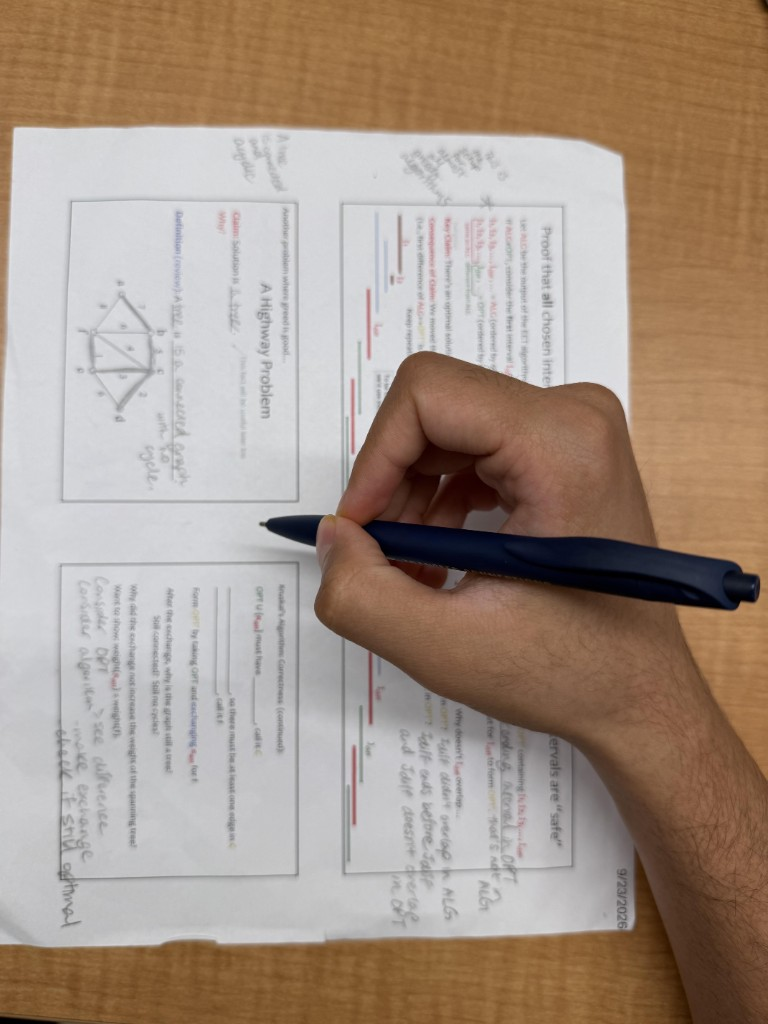
#> input picture data/pen_reference.jpg, 768 x 1024 px
$ python -i tracker.py   (imports and definitions only)   (older library calls are emulated)
#> lines starting #> are read from the running program, lines starting #| are printed output that depends on the picture
"""
PenTracker: overhead camera -> pen-tip PenState in PAGE-NORMALIZED coordinates.  Owner: Dev 2.
Contract: src.tracker.PenTracker(clock) with start / stop / read / snapshot (see contracts.Tracker).

    python -m src.tracker            # ONE command: finds the page, then tracks the pen tip / fingertip

What happens on start (no keys, no clicks):
  1. CALIBRATE: the tracker looks for the white page; once it has held still for 1.5 s the
     4 corners lock (saved to data/page_calibration.json) and that view of the empty scene
     becomes the background for tip detection. If the page can't be found within
     STARTUP_CALIB_S, the saved calibration is used.
  2. TRACK: src.hand_tip.TipDetector separates the pen from the hand (skin colour vs our pen's
     colours from data/pen_profile.json, made once with tools/capture_pen.py), picks the writing
     end (LiDAR depth when streaming from Record3D, else how the hand holds the pen) and follows
     the line to the nib. No pen in hand -> the fingertip. If a pen marker colour was tuned
     (tools/tune_marker.py -> data/marker_hsv.json) and the marker is visible, it is used instead.
  3. OFF THE PAGE: positions outside 0..1 are reported as-is (left of the page: x < 0, ...);
     guidance.page_side() names the side and the spoken cue says so.

Optional tools: tools/camera_check.py (camera / FPS), tools/calibrate_page.py (calibration window),
tools/tune_marker.py (marker colour), python -m src.prescan (answer boxes -> data/layout.json).

Threads: the camera grab thread keeps only the newest frame; the tracker thread processes every
new frame exactly once (detect -> homography -> One-Euro smoothing). read() never blocks: it
returns the latest measurement, extrapolated for up to HOLD_S with decaying confidence while the
pen is hidden, then pen=None.
"""
from __future__ import annotations

import argparse
import math
import os
import threading
import time
from collections import deque
from dataclasses import dataclass
from typing import Any, Deque, Dict, Optional, Tuple

import cv2
import numpy as np

from src.contracts import PAGE_H_CM, PAGE_W_CM, Clock, PenState, RealClock, TrackerReading
from src.hand_tip import TipDetector
from src.marker import MARKER_PATH, MarkerDetector, load_marker_params
from src.page_calibration import CALIB_PATH, PageCalibration, StablePageDetector
from src.pen_profile import PROFILE_PATH, PenProfile
from src.webcam import CameraConfig, Frame, load_camera_config, make_camera

FRESH_S = 0.08          # a measurement younger than this is reported as-is
HOLD_S = 0.30           # occlusion: hold/extrapolate this long, then pen=None
EXTRAP_MAX_S = 0.15     # never extrapolate motion further than this
ROI_MARGIN = 0.30       # marker search: this far (page units) outside the calibrated page
MAX_OFF_PAGE = 1.0      # positions further off the page than this are nonsense (bad homography)
STARTUP_CALIB_S = 15.0  # look for the page this long on start before falling back to the saved file
SEARCH_DEBUG_PATH = "data/page_search_failed.png"
SEARCH_EVERY_S = 0.05   # page-finding rate while searching
WATCH_EVERY_S = 0.15    # ... and afterwards, while watching for a moved page
RELOCK_PX = 8.0         # a page seen this far from the calibrated corners is re-locked
CAMERA_RETRY_S = 3.0    # camera failed to start (phone locked, app not streaming): retry this often


@dataclass
class TipSample:
    """One raw (unsmoothed) tip detection: every processed frame with a tip on/near the page."""
    t: float
    x: float            # page-normalized (camera-normalized while uncalibrated)
    y: float
    source: str         # "marker" | "pen" | "finger"
    px: float           # full-frame pixels
    py: float


@dataclass
class TrackPoint:
    x: float                                   # full-frame pixels
    y: float
    area: float
    source: str                                # "marker" | "pen" | "finger"
    entry: Optional[Tuple[float, float]] = None   # tip mode: where the arm enters the view


class OneEuro:
    """One-Euro filter (Casiez 2012): light smoothing when slow, low lag when fast."""

    # [10 lines left out: functions __init__, _alpha, not called in this run]

    def reset(self) -> None:
        self.x, self.dx, self.t = None, 0.0, None

    # [10 lines left out: function __call__, not called in this run]


@dataclass
class Measurement:
    t: float            # capture time of the frame (system clock)
    x: float            # smoothed page-normalized position
    y: float
    vx: float           # page units / s
    vy: float
    px: float           # raw pixel position (for display / prediction)
    py: float
    area: float
    n_blobs: int


# [13 lines left out: function hold_or_extrapolate, not called in this run]


class PenTracker:
    HUD_PX_PER_CM = 20.0        # TrackerReading.frame: page-rectified, 432 x 559
    SNAPSHOT_PX_PER_CM = 40.0   # snapshot(): page-rectified, 864 x 1118

    # [123 lines left out: functions __init__, start, _retry_camera, stop, read, snapshot, not called in this run]

    # ------------------------------------------------------------------ extras (tools / HUD)
    @property
    def calibration(self) -> Optional[PageCalibration]:
        return self._calib

    # [16 lines left out: functions reload, recalibrate, not called in this run]

    def reset_background(self) -> None:
        """Re-learn the empty scene for tip detection from the next frame (hands out of view)."""
        self.tip.reset()

    def calibration_status(self) -> Tuple[bool, float, Optional[np.ndarray]]:
        """(searching, progress 0..1, current page-corner guess in pixels) for the live view / HUD."""
        return self._searching, self._page_auto.progress, self._page_auto.corners

    def raw_frame(self) -> Optional[np.ndarray]:
        with self._lock:
            return None if self._frame is None else self._frame.image

    def last_detection(self) -> Optional[TrackPoint]:
        with self._lock:
            return self._last_det

    # [152 lines left out: functions drain_samples, stats, _calibration_for, _search_page, _detect, _loop and 1 more, not called in this run]


def _sharpness(img: np.ndarray) -> float:
    g = cv2.cvtColor(cv2.resize(img, None, fx=0.5, fy=0.5, interpolation=cv2.INTER_AREA),
                     cv2.COLOR_BGR2GRAY)
    return float(cv2.Laplacian(g, cv2.CV_32F).var())


# ---------------------------------------------------------------------- live view
# [208 lines left out: function main, not called in this run]


# [2 lines not run here, left out]

>>> import cv2
>>> picture = cv2.imread('../data/pen_reference.jpg')
#> picture is the input picture: shape (1024, 768, 3); mean B, G, R 134.3, 148, 165.8
>>> result = _sharpness(picture)
#> in _sharpness, `g = cv2.cvtColor(cv2.resize(img, None, fx=0.5, fy=0.5, interpolation=c..`:
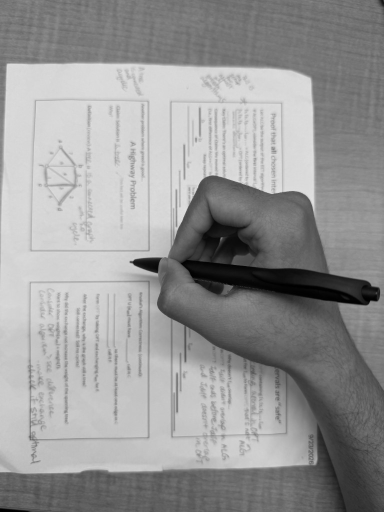
#> g: shape (512, 384); min 0, max 225, mean 151.8
#> result = 172.4
